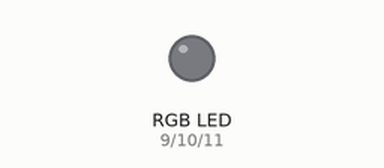
A sketch run on a simulated Arduino Uno, built with avr-gcc and run on an emulated ATmega328P. On the bench: an RGB LED mixed from three pins (HIGH = lit). Dim RGB values are drawn brighter than linear.

Above: at 0.15 s.
At 20.06 s:
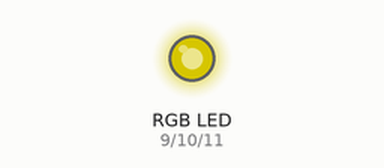
Timing chart, 0 to 19.9 s (numbered marks = the images above):
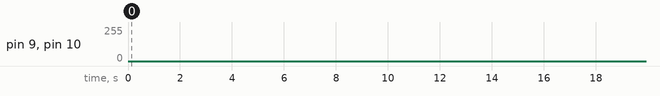

The sketch:

Project_4.ino
```cpp
int r = 9;
int g = 10;
int b = 11;

void setup() {
  pinMode(r, OUTPUT);
  pinMode(g, OUTPUT);
  pinMode(b, OUTPUT);
}

void loop() {
  for (int i = 0; i < 256; i++) {
    analogWrite(r, i);
    analogWrite(g, 255 - i);
    analogWrite(b, 0);
    delay(5);
  }

  for (int i = 0; i < 256; i++) {
    analogWrite(r, 0);
    analogWrite(g, i);
    analogWrite(b, 255 - i);
    delay(5);
  }

  for (int i = 0; i < 256; i++) {
    analogWrite(r, i);
    analogWrite(g, 0);
    analogWrite(b, 255 - i);
    delay(5);
  }
}
```
